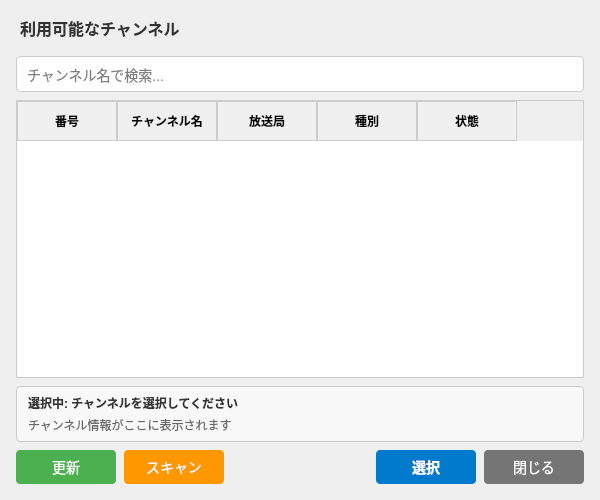
<?xml version="1.0" encoding="UTF-8"?>
<ui version="4.0">
 <class>ChannelListDialog</class>
 <widget class="QDialog" name="ChannelListDialog">
  <property name="geometry">
   <rect>
    <x>0</x>
    <y>0</y>
    <width>600</width>
    <height>500</height>
   </rect>
  </property>
  <property name="windowTitle">
   <string>チャンネル一覧</string>
  </property>
  <property name="modal">
   <bool>true</bool>
  </property>
  <layout class="QVBoxLayout" name="mainLayout">
   <property name="spacing">
    <number>8</number>
   </property>
   <property name="leftMargin">
    <number>16</number>
   </property>
   <property name="topMargin">
    <number>16</number>
   </property>
   <property name="rightMargin">
    <number>16</number>
   </property>
   <property name="bottomMargin">
    <number>16</number>
   </property>
   <item>
    <widget class="QLabel" name="titleLabel">
     <property name="text">
      <string>利用可能なチャンネル</string>
     </property>
     <property name="styleSheet">
      <string notr="true">QLabel {
    font-size: 16px;
    font-weight: bold;
    color: #333333;
    margin-bottom: 8px;
}</string>
     </property>
    </widget>
   </item>
   <item>
    <widget class="QLineEdit" name="searchEdit">
     <property name="placeholderText">
      <string>チャンネル名で検索...</string>
     </property>
     <property name="styleSheet">
      <string notr="true">QLineEdit {
    padding: 8px;
    border: 1px solid #cccccc;
    border-radius: 4px;
    font-size: 14px;
}

QLineEdit:focus {
    border-color: #007acc;
}</string>
     </property>
    </widget>
   </item>
   <item>
    <widget class="QTableWidget" name="channelTable">
     <property name="alternatingRowColors">
      <bool>true</bool>
     </property>
     <property name="selectionBehavior">
      <enum>QAbstractItemView::SelectRows</enum>
     </property>
     <property name="sortingEnabled">
      <bool>true</bool>
     </property>
     <property name="styleSheet">
      <string notr="true">QTableWidget {
    border: 1px solid #cccccc;
    background-color: white;
    gridline-color: #eeeeee;
    selection-background-color: #007acc;
    selection-color: white;
}

QTableWidget::item {
    padding: 8px;
}

QTableWidget::item:hover {
    background-color: #e6f3ff;
}

QTableWidget::item:selected {
    background-color: #007acc;
    color: white;
}

QHeaderView::section {
    background-color: #f0f0f0;
    border: 1px solid #cccccc;
    padding: 8px;
    font-weight: bold;
}</string>
     </property>
     <column>
      <property name="text">
       <string>番号</string>
      </property>
      <property name="toolTip">
       <string>チャンネル番号</string>
      </property>
     </column>
     <column>
      <property name="text">
       <string>チャンネル名</string>
      </property>
      <property name="toolTip">
       <string>チャンネル名称</string>
      </property>
     </column>
     <column>
      <property name="text">
       <string>放送局</string>
      </property>
      <property name="toolTip">
       <string>放送事業者名</string>
      </property>
     </column>
     <column>
      <property name="text">
       <string>種別</string>
      </property>
      <property name="toolTip">
       <string>放送種別（地上波/BS/CS/ネット）</string>
      </property>
     </column>
     <column>
      <property name="text">
       <string>状態</string>
      </property>
      <property name="toolTip">
       <string>受信状態</string>
      </property>
     </column>
    </widget>
   </item>
   <item>
    <widget class="QWidget" name="infoPanel">
     <property name="maximumSize">
      <size>
       <width>16777215</width>
       <height>100</height>
      </size>
     </property>
     <property name="styleSheet">
      <string notr="true">QWidget#infoPanel {
    background-color: #f8f8f8;
    border: 1px solid #cccccc;
    border-radius: 4px;
}</string>
     </property>
     <layout class="QVBoxLayout" name="infoPanelLayout">
      <property name="spacing">
       <number>4</number>
      </property>
      <property name="leftMargin">
       <number>12</number>
      </property>
      <property name="topMargin">
       <number>8</number>
      </property>
      <property name="rightMargin">
       <number>12</number>
      </property>
      <property name="bottomMargin">
       <number>8</number>
      </property>
      <item>
       <widget class="QLabel" name="selectedChannelLabel">
        <property name="text">
         <string>選択中: チャンネルを選択してください</string>
        </property>
        <property name="styleSheet">
         <string notr="true">QLabel {
    font-weight: bold;
    color: #333333;
}</string>
        </property>
       </widget>
      </item>
      <item>
       <widget class="QLabel" name="channelInfoLabel">
        <property name="text">
         <string>チャンネル情報がここに表示されます</string>
        </property>
        <property name="styleSheet">
         <string notr="true">QLabel {
    color: #666666;
    font-size: 12px;
}</string>
        </property>
       </widget>
      </item>
     </layout>
    </widget>
   </item>
   <item>
    <widget class="QWidget" name="buttonContainer">
     <layout class="QHBoxLayout" name="buttonLayout">
      <property name="spacing">
       <number>8</number>
      </property>
      <property name="leftMargin">
       <number>0</number>
      </property>
      <property name="topMargin">
       <number>0</number>
      </property>
      <property name="rightMargin">
       <number>0</number>
      </property>
      <property name="bottomMargin">
       <number>0</number>
      </property>
      <item>
       <widget class="QPushButton" name="refreshButton">
        <property name="minimumSize">
         <size>
          <width>100</width>
          <height>32</height>
         </size>
        </property>
        <property name="text">
         <string>更新</string>
        </property>
        <property name="toolTip">
         <string>チャンネル一覧を更新します</string>
        </property>
        <property name="styleSheet">
         <string notr="true">QPushButton {
    background-color: #4caf50;
    color: white;
    border: none;
    border-radius: 4px;
    font-size: 14px;
    padding: 6px 12px;
}

QPushButton:hover {
    background-color: #45a049;
}

QPushButton:pressed {
    background-color: #3d8b40;
}</string>
        </property>
       </widget>
      </item>
      <item>
       <widget class="QPushButton" name="scanButton">
        <property name="minimumSize">
         <size>
          <width>100</width>
          <height>32</height>
         </size>
        </property>
        <property name="text">
         <string>スキャン</string>
        </property>
        <property name="toolTip">
         <string>新しいチャンネルをスキャンします</string>
        </property>
        <property name="styleSheet">
         <string notr="true">QPushButton {
    background-color: #ff9800;
    color: white;
    border: none;
    border-radius: 4px;
    font-size: 14px;
    padding: 6px 12px;
}

QPushButton:hover {
    background-color: #f57c00;
}

QPushButton:pressed {
    background-color: #ef6c00;
}</string>
        </property>
       </widget>
      </item>
      <item>
       <spacer name="buttonSpacer">
        <property name="orientation">
         <enum>Qt::Horizontal</enum>
        </property>
        <property name="sizeHint" stdset="0">
         <size>
          <width>40</width>
          <height>20</height>
         </size>
        </property>
       </spacer>
      </item>
      <item>
       <widget class="QPushButton" name="selectButton">
        <property name="minimumSize">
         <size>
          <width>100</width>
          <height>32</height>
         </size>
        </property>
        <property name="text">
         <string>選択</string>
        </property>
        <property name="toolTip">
         <string>選択したチャンネルに切り替えます</string>
        </property>
        <property name="styleSheet">
         <string notr="true">QPushButton {
    background-color: #007acc;
    color: white;
    border: none;
    border-radius: 4px;
    font-size: 14px;
    font-weight: bold;
    padding: 6px 12px;
}

QPushButton:hover {
    background-color: #005a9c;
}

QPushButton:pressed {
    background-color: #004080;
}

QPushButton:disabled {
    background-color: #cccccc;
    color: #666666;
}</string>
        </property>
        <property name="default">
         <bool>true</bool>
        </property>
       </widget>
      </item>
      <item>
       <widget class="QPushButton" name="closeButton">
        <property name="minimumSize">
         <size>
          <width>100</width>
          <height>32</height>
         </size>
        </property>
        <property name="text">
         <string>閉じる</string>
        </property>
        <property name="toolTip">
         <string>ダイアログを閉じます</string>
        </property>
        <property name="styleSheet">
         <string notr="true">QPushButton {
    background-color: #757575;
    color: white;
    border: none;
    border-radius: 4px;
    font-size: 14px;
    padding: 6px 12px;
}

QPushButton:hover {
    background-color: #616161;
}

QPushButton:pressed {
    background-color: #424242;
}</string>
        </property>
       </widget>
      </item>
     </layout>
    </widget>
   </item>
  </layout>
 </widget>
 <resources/>
 <connections>
  <connection>
   <sender>closeButton</sender>
   <signal>clicked()</signal>
   <receiver>ChannelListDialog</receiver>
   <slot>reject()</slot>
   <hints>
    <hint type="sourcelabel">
     <x>549</x>
     <y>467</y>
    </hint>
    <hint type="destinationlabel">
     <x>299</x>
     <y>249</y>
    </hint>
   </hints>
  </connection>
  <connection>
   <sender>selectButton</sender>
   <signal>clicked()</signal>
   <receiver>ChannelListDialog</receiver>
   <slot>accept()</slot>
   <hints>
    <hint type="sourcelabel">
     <x>445</x>
     <y>467</y>
    </hint>
    <hint type="destinationlabel">
     <x>299</x>
     <y>249</y>
    </hint>
   </hints>
  </connection>
 </connections>
</ui>
